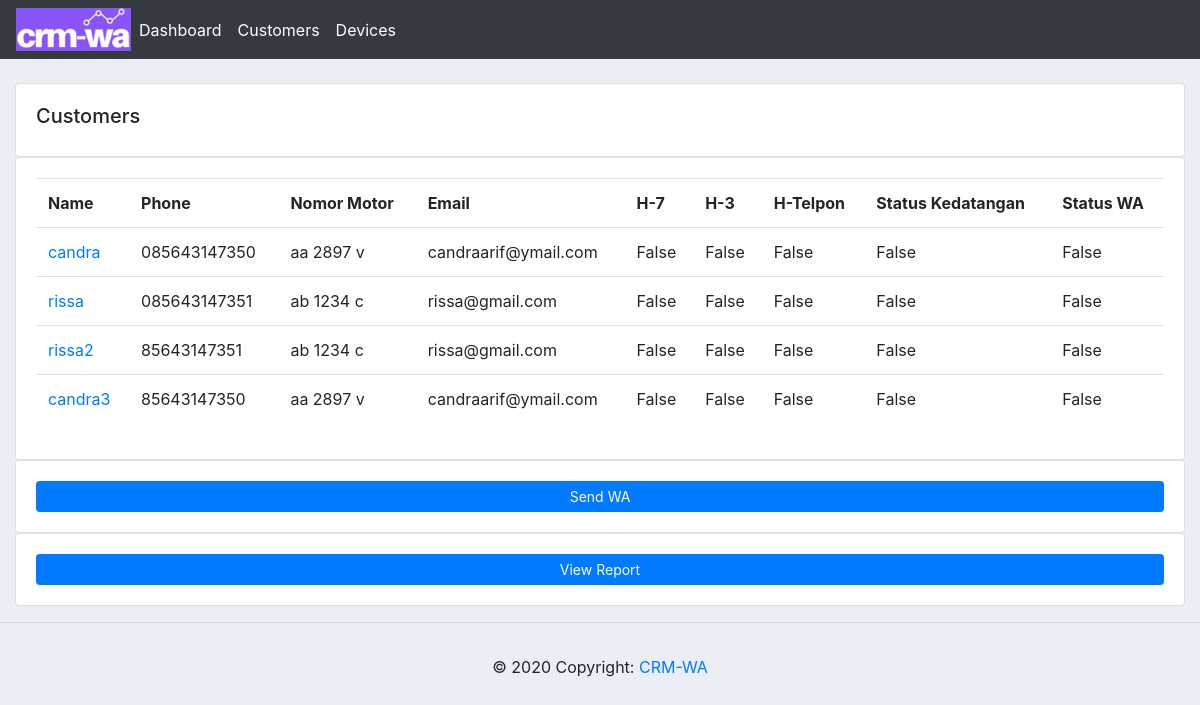
The app's page /customers/ with its own data.
### crm/models.py (models this page shows, shortened)
class Customer(models.Model):
    name = models.CharField(max_length=200, null=True, blank=False)
    no_motor = models.CharField(max_length=200, null=True, blank=False)
    phone = models.CharField(max_length=200, null=True, blank=False)
    email = models.CharField(max_length=200, null=True)
    date_created = models.DateTimeField(auto_now_add=True, null=True)
    date_h7 = models.DateTimeField(auto_now_add=True, null=True)
    date_h3 = models.DateTimeField(auto_now_add=True, null=True)
    date_phone = models.DateTimeField(auto_now_add=True, null=True)
    status_h7 = models.BooleanField(default=False)
    status_h3 = models.BooleanField(default=False)
    status_telpon = models.BooleanField(default=False)
    status_whatsapp = models.BooleanField(default=False)
    status_kedatangan = models.BooleanField(default=False)
    status_call = models.BooleanField(default=False)
    tipe_motor = models.CharField(max_length=200, null=True, blank=False)
    km_akhir = models.CharField(max_length=200, null=True, blank=False)
    ket = models.CharField(max_length=200, null=True, blank=False)
    message1 = models.TextField(default='', blank=True)
    message2 = models.TextField(default='', blank=True)
    message3 = models.TextField(default='', blank=True)
    message4 = models.TextField(default='', blank=True)
    status_message1 = models.BooleanField(default=False)
    status_message2 = models.BooleanField(default=False)
    status_message3 = models.BooleanField(default=False)
    status_message4 = models.BooleanField(default=False)

### crm/views.py (the view)
# urls.py: path('customers/', views.customers, name='customers'),
def customers(request):
	customers = Customer.objects.all()
	context= {'customers':customers}
	return render(request, 'accounts/customers.html', context)

### crm/templates/accounts/customers.html
{%  extends 'accounts/main.html' %}
{% block content %}
		<br>
		<div class="row">
			<div class="col-md">
				<div class="card card-body">
					<h5>Customers</h5>
				</div>
				<div class="card card-body">
					<table class="table">
						<tr>
							<th>Name</th>
							<th>Phone</th>
							<th>Nomor Motor</th>
							<th>Email</th>
							<th>H-7</th>
							<th>H-3</th>
							<th>H-Telpon</th>
							<th>Status Kedatangan</th>
							<th>Status WA</th>
						</tr>
						{% for i in customers %}
							<tr>
								<td><a href="{% url 'customer' i.id %}">{{i.name}}</a></td>
								<td>{{i.phone}}</td>
								<td>{{i.no_motor}}</td>
								<td>{{i.email}}</td>
								<td>{{i.status_h7}}</td>
								<td>{{i.status_h3}}</td>
								<td>{{i.status_telpon}}</td>
								<td>{{i.status_whatsapp}}</td>
								<td>{{i.status_kedatangan}}</td>
							</tr>
						{% endfor %}
					</table>
				</div>
			</div>
		</div>
		<div class="card card-body">
			<a class="btn btn-primary  btn-sm btn-block" href="{% url 'send_wa' %}">Send WA</a>
		</div>
		<div class="card card-body">
			<a class="btn btn-primary  btn-sm btn-block" href="{% url 'pdf_view' %}">View Report</a>
		</div>
{% endblock content %}

### static/css/main.css (style rules this page uses)
body { background-color: #ebeff5; }

### records on screen
Customer: name "candra", phone "085643147350", no_motor "aa 2897 v", email "candraarif@ymail.com", status_h7 "False", status_h3 "False", status_telpon "False", status_whatsapp "False", status_kedatangan "False"
Customer: name "rissa", phone "085643147351", no_motor "ab 1234 c", email "rissa@gmail.com", status_h7 "False", status_h3 "False", status_telpon "False", status_whatsapp "False", status_kedatangan "False"
Customer: name "rissa2", phone "85643147351", no_motor "ab 1234 c", email "rissa@gmail.com", status_h7 "False", status_h3 "False", status_telpon "False", status_whatsapp "False", status_kedatangan "False"
Customer: name "candra3", phone "85643147350", no_motor "aa 2897 v", email "candraarif@ymail.com", status_h7 "False", status_h3 "False", status_telpon "False", status_whatsapp "False", status_kedatangan "False"
